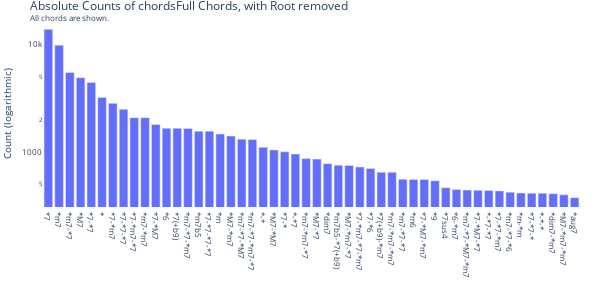

The notebook cell saved with this chart:
### Code cell
df_noroot.sort_values(by=['count'], ascending=False, inplace=True)
df_noroot_top = df_noroot.head(topn)

if len(df_noroot_top) > topn:
    text = f'Only the top {topn} chords are shown.'
else:
    text = f'All chords are shown.'


fig = px.bar(df_noroot_top,
             x='chord',
             y='count',
             log_y=True,
             width=600, height=300,
             )
fig.update_layout(
    barmode='stack',
    xaxis={'categoryorder':'total descending'},
    title={'text': f"Absolute Counts of {chords_preprocess} Chords, with Root removed<br><sup>{text}</sup>",
           'font': {'size': 12}
           },
    xaxis_title="",
    yaxis_title="Count (logarithmic)",
    margin=dict(l=0, r=20, t=20, b=20),
    font=dict(
        #family="Courier New, monospace",
        size=8,
        #color="RebeccaPurple"
    ),
    plot_bgcolor="white",
)
fig.show()

### Figure 1 — Plotly figure (JSON) as saved in the notebook; plotly's stock layout.template omitted (floating-point values rounded to 4 significant figures)
{"data": [{"alignmentgroup": "True", "hovertemplate": "chord=%{x}<br>count=%{y}<extra></extra>", "legendgroup": "", "marker": {"color": "#636efa", "pattern": {"shape": ""}}, "name": "", "offsetgroup": "", "orientation": "v", "showlegend": false, "textposition": "auto", "x": ["*7", "*m7", "*m7-*7", "*M7", "*7-*7", "*", "*7-*m7", "*7-*7-*7", "*7-*m7-*7", "*m7-*m7", "*7-*M7", "*6", "*7(+b9)", "*m7-*7-*m7", "*m7b5", "*7-*7-*7-*7", "*m", "*M7-*m7", "*m7-*7-*M7", "*m7-*7-*m7-*7", "*-*", "*M7-*M7", "*7-*", "*-*7", "*m7-*m7-*7", "*M7-*7", "*dim7", "*m7b5-*7(+b9)", "*M7-*m7-*7", "*7-*m7-*7-*m7", "*7-*6", "*7(+b9)-*m7", "*m7-*m7-*m7", "*m7-*7-*7", "*m6", "*7-*M7-*m7", "*9", "*7sus4", "*6-*m7", "*m7-*7-*M7-*m7", "*7-*M7-*7", "*-*7-*7", "*7-*7-*m7", "*m7-*7-*6", "*m-*m", "*7-*7-*", "*-*-*", "*dim7-*m7", "*M7-*m7-*m7", "*aug7"], "xaxis": "x", "y": [13830, 9830, 5485, 4905, 4422, 3213, 2828, 2486, 2078, 2078, 1797, 1657, 1653, 1649, 1557, 1556, 1462, 1403, 1312, 1300, 1102, 1041, 1000, 954, 865, 855, 775, 751, 746, 722, 699, 646, 645, 555, 553, 553, 537, 463, 446, 440, 438, 436, 432, 421, 413, 412, 410, 407, 397, 374], "yaxis": "y", "type": "bar"}], "layout": {"xaxis": {"anchor": "y", "domain": [0.0, 1.0], "title": {"text": ""}, "categoryorder": "total descending"}, "yaxis": {"anchor": "x", "domain": [0.0, 1.0], "title": {"text": "Count (logarithmic)"}, "type": "log"}, "legend": {"tracegroupgap": 0}, "margin": {"t": 20, "l": 0, "r": 20, "b": 20}, "barmode": "stack", "height": 300, "width": 600, "title": {"font": {"size": 12}, "text": "Absolute Counts of chordsFull Chords, with Root removed<br><sup>All chords are shown.</sup>"}, "font": {"size": 8}, "plot_bgcolor": "white"}}
